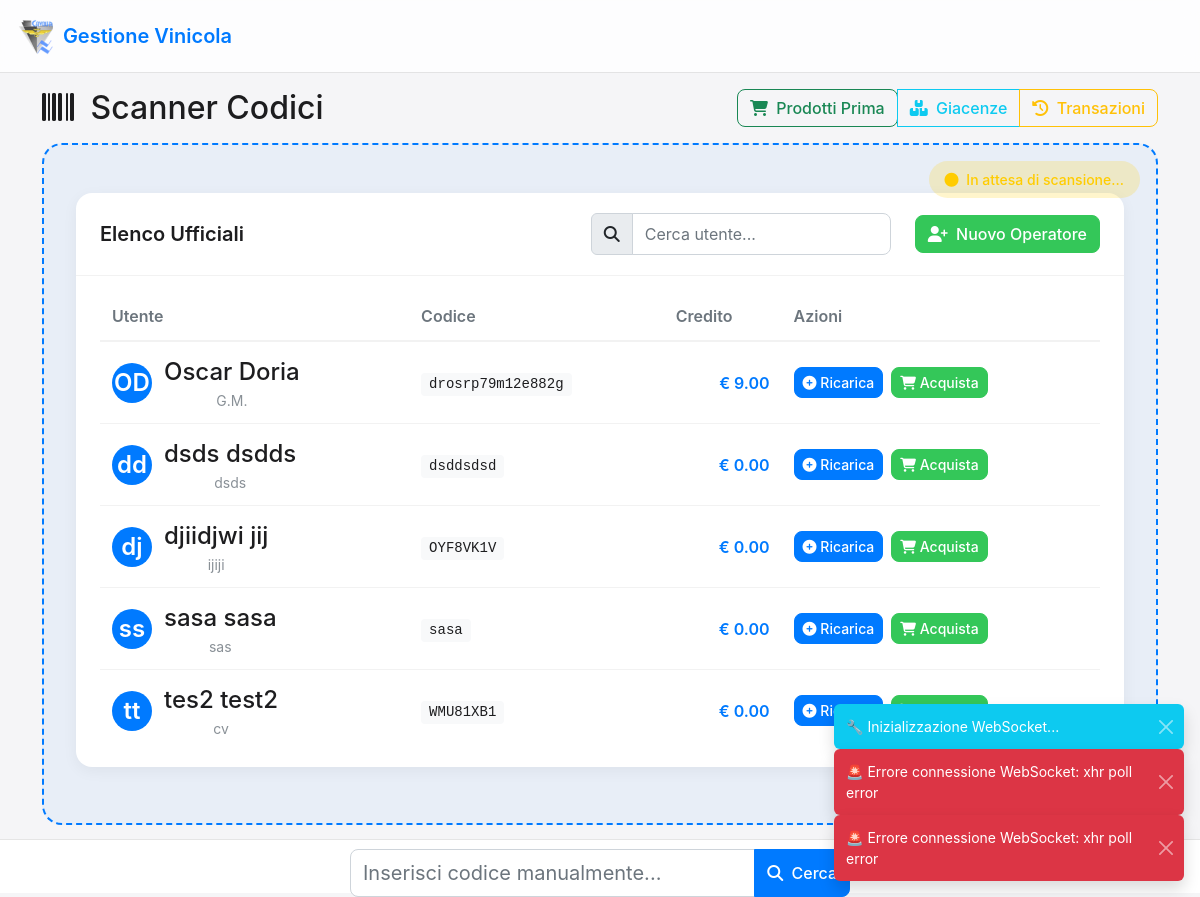
The app's page /barcode_scanner, older data.
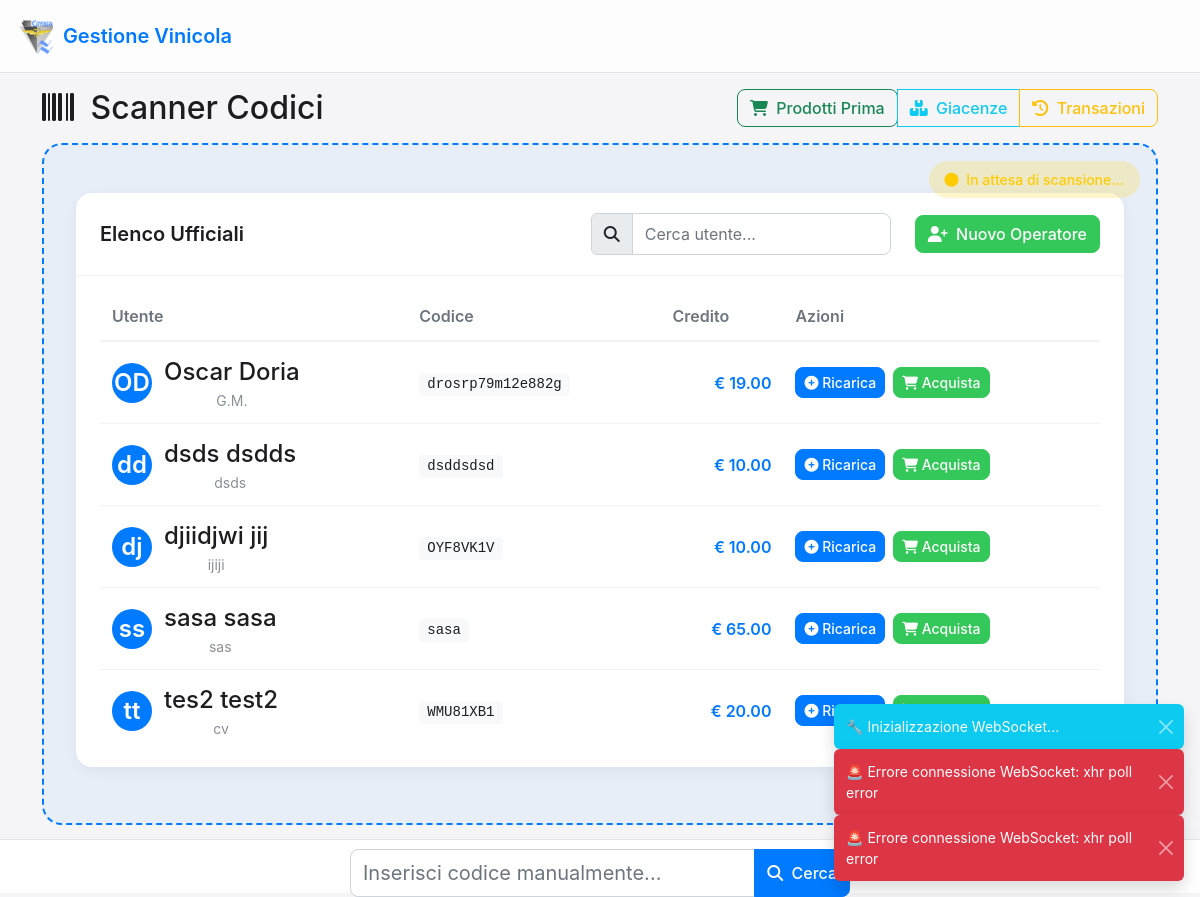
The same page, newer data.
### app.py (models this page shows, shortened)
class Employee(db.Model):
    id = db.Column(db.Integer, primary_key=True)
    code = db.Column(db.String(50), unique=True)  # Codice a barre della card
    first_name = db.Column(db.String(100))
    last_name = db.Column(db.String(100))
    rank = db.Column(db.String(100))
    credit = db.Column(db.Numeric(10, 2), default=0)
    credit_hash = db.Column(db.String(64))  # Hash per verificare l'integrità del credito
    credit_limit = db.Column(db.Numeric(10, 2), default=0)  # Limite di credito negativo consentito

### app.py (the view)
@app.route('/barcode_scanner')
def barcode_scanner():
    last_barcode_info = get_last_barcode()
    last_barcode = last_barcode_info['barcode'] if last_barcode_info else None
    products = Product.query.filter_by(active=True).all()
    employees = Employee.query.order_by(Employee.last_name).all()
    return render_template(
        'barcode_scanner.html',
        last_barcode=last_barcode,
        products=products,
        employees=employees
    )

### app.py (called while the page is built)
def get_last_barcode():
    global barcode_data, barcode_lock, last_barcode_time
    with barcode_lock:
        if barcode_data:
            return {
                'barcode': barcode_data[-1],
                'timestamp': last_barcode_time
            }
        return None

@app.context_processor
def inject_app_info():
    now = datetime.now()
    return {
        'app_name': app.config['APP_NAME'],
        'app_version': app.config['APP_VERSION'],
        'now': now
    }

### templates/barcode_scanner.html (shortened to what the changed rows need)
{% extends "base.html" %}
{% block content %}
<div class="d-flex justify-content-between align-items-center mb-3">
    <h2 class="mb-0">
        <i class="fas fa-barcode me-2"></i>
        Scanner Codici
    </h2>
</div>
<div class="scanner-container">
    <div class="scanner-area" id="scannerArea">
        <div class="employees-table-container">
            <div class="table-wrapper">
                <table class="employees-table" id="employeesTable">
                    <thead>
                        <tr>
                            <th>Utente</th>
                            <th>Codice</th>
                            <th>Credito</th>
                            <th>Azioni</th>
                        </tr>
                    </thead>
                    <tbody>
                        {% for employee in employees %}
                        {% if employee.code != 'CASSA' %}
                        <tr class="employee-row" data-employee-id="{{ employee.id }}" data-first-name="{{ employee.first_name }}" data-last-name="{{ employee.last_name }}">
                            <td class="employee-name-cell">
                                <div class="employee-avatar">{{ employee.first_name[0] }}{{ employee.last_name[0] }}</div>
                                <div class="employee-info">
                                    <div class="employee-name">{{ employee.first_name }} {{ employee.last_name }}</div>
                                    <div class="employee-rank">{{ employee.rank }}</div>
                                </div>
                            </td>
                            <td>
                                <span class="employee-code">{{ employee.code }}</span>
                            </td>
                            <td>
                                <div class="employee-credit">€ {{ "%.2f"|format(employee.credit) }}</div>
                            </td>
                            <td>
                                <div class="table-actions">
                                    <button class="btn btn-sm btn-primary add-credit-btn" data-employee-id="{{ employee.id }}">
                                        <i class="fas fa-plus-circle"></i> Ricarica
                                    </button>
                                    <button class="btn btn-sm btn-success purchase-btn" data-employee-id="{{ employee.id }}">
                                        <i class="fas fa-shopping-cart"></i> Acquista
                                    </button>
                                </div>
                            </td>
                        </tr>
                        {% endif %}
                        {% endfor %}
                    </tbody>
                </table>
            </div>
        </div>
    </div>
</div>
{% endblock %}

Row changes from the older to the newer data that the page shows:
changed Employee "Oscar": credit "9.00" → "19.00"
changed Employee "dsds": credit "0.00" → "10.00"
changed Employee "djiidjwi": credit "0.00" → "10.00"
changed Employee "sasa": credit "0.00" → "65.00"
changed Employee "tes2": credit "0.00" → "20.00"
